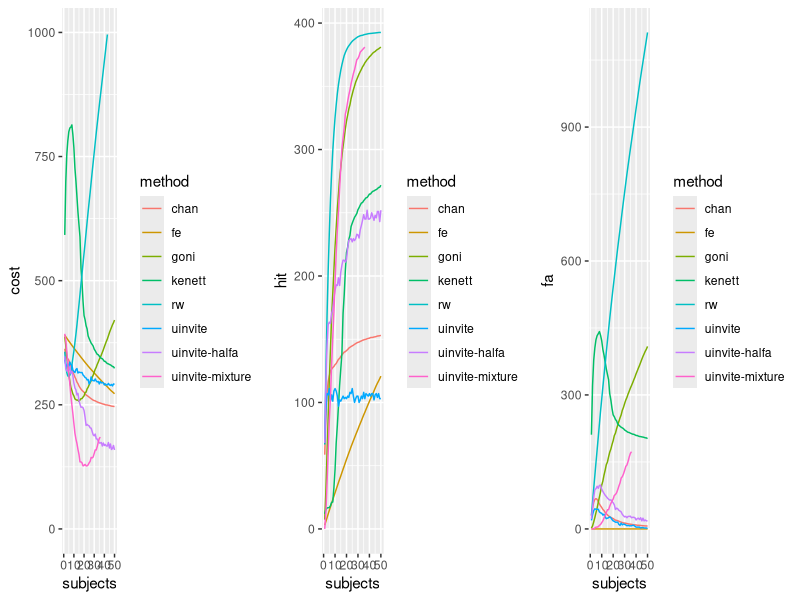

Generate this figure with R:
library(data.table)
library(ggplot2)
library(gridExtra)

usf_hit <- 393
usf_cr <- 12327
usf_total <- 12720

dat <- fread('sim_all_but_uinvite.csv')
dat<- dat[,lapply(.SD,mean),by=.(method,subjects)]

dat[,hit_p := hit/usf_hit]
dat[,fa_p := fa/usf_cr]
dat[,cost_p := cost/usf_total]

#p4 <- ggplot(dat, aes(x=subjects,y=cost_p,color=method)) + geom_line() + ylim(0,0.08)
#p5 <- ggplot(dat, aes(x=subjects,y=hit_p,color=method)) + geom_line()
#p6 <- ggplot(dat, aes(x=subjects,y=fa_p,color=method)) + geom_line()
#grid.arrange(p4,p5,p6,ncol=3)

p1 <- ggplot(dat, aes(x=subjects,y=cost,color=method)) + geom_line() + ylim(0,1000)
p2 <- ggplot(dat, aes(x=subjects,y=hit,color=method)) + geom_line()
p3 <- ggplot(dat, aes(x=subjects,y=fa,color=method)) + geom_line()
grid.arrange(p1,p2,p3,ncol=3)

# roc curve
# ggplot(dat,aes(x=fa_p,y=hit_p,color=method)) + geom_line()
